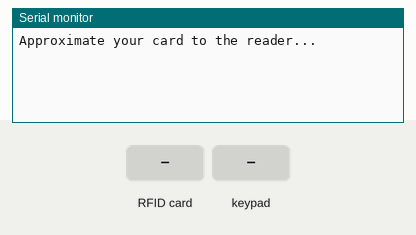
Simulated run of this sketch. Board: Arduino Uno, built with avr-gcc and run on an emulated ATmega328P. On the bench: the last lines printed to the serial monitor. Inputs (shaded band) come from the test bench.

Above: at 1.2 s.
1.3 s: RFID card FA 8A DA 0B held to the reader
At 2.5 s:
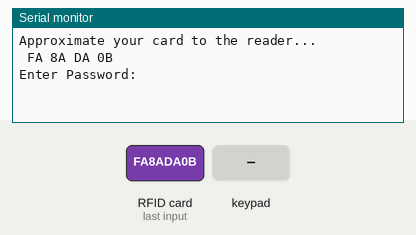
2.8 s: keypad keys 1 2 3 A 4 5 6 pressed 0.4 s apart
At 6.4 s:
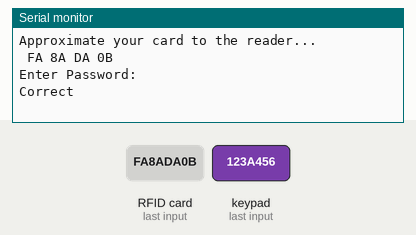
7.1 s: RFID card 5E 7A 19 C4 held to the reader
At 11.5 s:
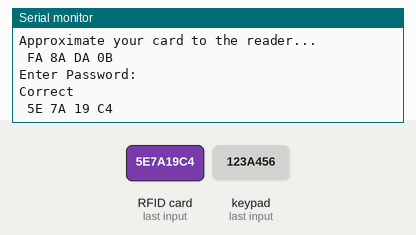

The sketch:

RFID.ino
```cpp
#include <Wire.h>
#include <Keypad.h>
#include <SPI.h>
#include <MFRC522.h>

#define Password_Length 8
#define SS_PIN 10
#define RST_PIN A1
MFRC522 mfrc522(SS_PIN, RST_PIN);   // Create MFRC522 instance.

#define signalPin A2


char Data[Password_Length];
char Master[Password_Length] = "123A456";
byte data_count = 0, master_count = 0;
bool Pass_is_good;
char customKey;

const byte ROWS = 4;
const byte COLS = 4;

char hexaKeys[ROWS][COLS] =
{
  {'1', '2', '3', 'A'},
  {'4', '5', '6', 'B'},
  {'7', '8', '9', 'C'},
  {'*', '0', '#', 'D'}
};

byte rowPins[ROWS] = {9, 8, 7, 6};
byte colPins[COLS] = {5, 4, 3, 2};

Keypad customKeypad = Keypad(makeKeymap(hexaKeys), rowPins, colPins, ROWS, COLS);

void setup()
{
  Serial.begin(9600);
  SPI.begin();      // Initiate  SPI bus
  mfrc522.PCD_Init();   // Initiate MFRC522
  Serial.println("Approximate your card to the reader...");
  Serial.println();
}
void loop()
{
  // Look for new cards
  if ( ! mfrc522.PICC_IsNewCardPresent())
  {
    return;
  }
  // Select one of the cards
  if ( ! mfrc522.PICC_ReadCardSerial())
  {
    return;
  }
  //Show UID on serial monitor
  //Serial.print("UID tag :");
  String content= "";
  byte letter;
  for (byte i = 0; i < mfrc522.uid.size; i++)
  {
     Serial.print(mfrc522.uid.uidByte[i] < 0x10 ? " 0" : " ");
     Serial.print(mfrc522.uid.uidByte[i], HEX);
     content.concat(String(mfrc522.uid.uidByte[i] < 0x10 ? " 0" : " "));
     content.concat(String(mfrc522.uid.uidByte[i], HEX));
  }
  Serial.println();
  content.toUpperCase();
  if (content.substring(1) == "FA 8A DA 0B"){ //change here the UID of the card/cards that you want to give access{
    login();

  }
}


void login()
{
    int i = 0;
    int j = 0;
    Serial.println("Enter Password:");
    while(i<1){
        char customKey = customKeypad.getKey();

          if (customKey){

            Data[data_count] = customKey;
            data_count++;
          }

          if(data_count == Password_Length-1)
          {

              //Serial.println(data_count);
              if(!strcmp(Data, Master))
              {
                Serial.println("Correct");
                digitalWrite(signalPin, HIGH);
                delay(5000);
                digitalWrite(signalPin, LOW);
                i++;
              }
              else
              {
                Serial.println("Incorrect");
                delay(1000);
                i++;
              }

          }
     }
      clearData();
      return;
}

void clearData()
{
  while(data_count !=0)
  {
    Data[data_count--] = 0;
  }
  return;
}
```

Measured:
- after the input at 1.3 s, the serial monitor: prints a new line at once (image 1)
- after the input at 2.8 s, the serial monitor: prints a new line after 2.4 s (image 2)
- after the input at 7.1 s, the serial monitor: prints a new line after 3.1 s (image 3)
